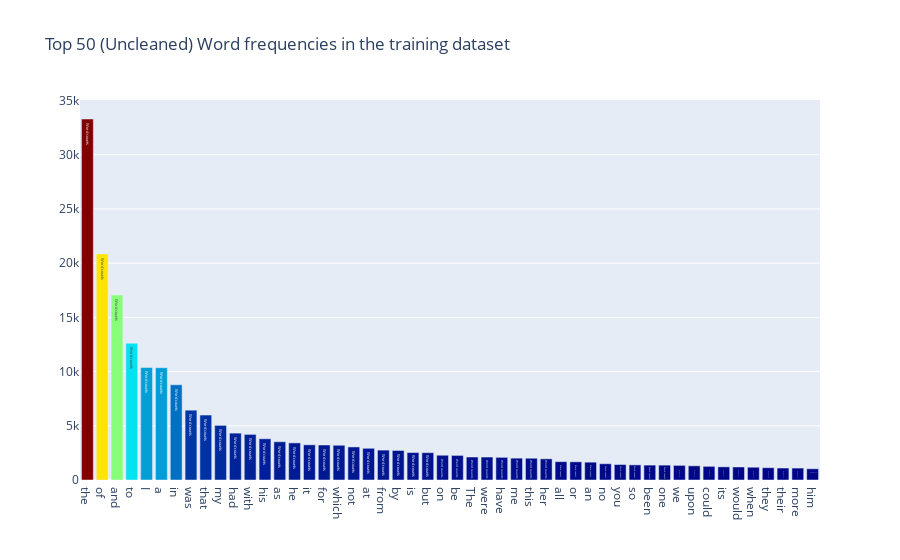

Notebook cell for this chart:
### Code cell
data = [go.Bar(
            x = all_words.index.values[:50],
            y = all_words.values[:50],
            marker= dict(colorscale='Jet',
                         color = all_words.values[:100]
                        ),
            text='Word counts'
    )]

layout = go.Layout(
    title='Top 50 (Uncleaned) Word frequencies in the training dataset'
)

fig = go.Figure(data=data, layout=layout)

py.iplot(fig, filename='basic-bar')

### Figure 1 — Plotly figure (JSON) as saved in the notebook; plotly's stock layout.template omitted (floating-point values rounded to 4 significant figures)
{"data": [{"marker": {"color": [33296, 20851, 17059, 12615, 10382, 10359, 8787, 6440, 5988, 5037, 4324, 4207, 3802, 3528, 3422, 3247, 3227, 3203, 3048, 2925, 2758, 2725, 2533, 2521, 2285, 2268, 2121, 2118, 2089, 2015, 2007, 1953, 1691, 1679, 1644, 1500, 1428, 1395, 1373, 1372, 1347, 1308, 1259, 1215, 1202, 1178, 1134, 1104, 1100, 1036, 992, 957, 954, 929, 925, 924, 915, 901, 880, 873, 863, 861, 829, 823, 814, 751, 713, 707, 701, 648, 645, 645, 638, 624, 623, 600, 595, 592, 576, 575, 574, 565, 550, 545, 539, 534, 532, 531, 527, 527, 526, 503, 502, 497, 493, 493, 491, 488, 486, 482], "colorscale": [[0, "rgb(0,0,131)"], [0.2, "rgb(0,60,170)"], [0.4, "rgb(5,255,255)"], [0.6, "rgb(255,255,0)"], [0.8, "rgb(250,0,0)"], [1, "rgb(128,0,0)"]]}, "text": "Word counts", "type": "bar", "x": ["the", "of", "and", "to", "I", "a", "in", "was", "that", "my", "had", "with", "his", "as", "he", "it", "for", "which", "not", "at", "from", "by", "is", "but", "on", "be", "The", "were", "have", "me", "this", "her", "all", "or", "an", "no", "you", "so", "been", "one", "we", "upon", "could", "its", "would", "when", "they", "their", "more", "him"], "y": [33296, 20851, 17059, 12615, 10382, 10359, 8787, 6440, 5988, 5037, 4324, 4207, 3802, 3528, 3422, 3247, 3227, 3203, 3048, 2925, 2758, 2725, 2533, 2521, 2285, 2268, 2121, 2118, 2089, 2015, 2007, 1953, 1691, 1679, 1644, 1500, 1428, 1395, 1373, 1372, 1347, 1308, 1259, 1215, 1202, 1178, 1134, 1104, 1100, 1036]}], "layout": {"title": {"text": "Top 50 (Uncleaned) Word frequencies in the training dataset"}}}
